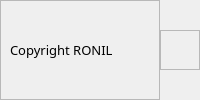
        <widget class="QWidget" name="footerContainer" native="true">
         <property name="sizePolicy">
          <sizepolicy hsizetype="Expanding" vsizetype="Preferred">
           <horstretch>0</horstretch>
           <verstretch>0</verstretch>
          </sizepolicy>
         </property>
         <layout class="QHBoxLayout" name="horizontalLayout_12">
          <property name="spacing">
           <number>0</number>
          </property>
          <property name="leftMargin">
           <number>0</number>
          </property>
          <property name="topMargin">
           <number>0</number>
          </property>
          <property name="rightMargin">
           <number>0</number>
          </property>
          <property name="bottomMargin">
           <number>0</number>
          </property>
          <item>
           <widget class="QFrame" name="frame_10">
            <property name="frameShape">
             <enum>QFrame::StyledPanel</enum>
            </property>
            <property name="frameShadow">
             <enum>QFrame::Raised</enum>
            </property>
            <layout class="QHBoxLayout" name="horizontalLayout_13">
             <item>
              <widget class="QLabel" name="label_15">
               <property name="font">
                <font>
                 <family>Swis721 Blk BT</family>
                 <pointsize>10</pointsize>
                </font>
               </property>
               <property name="text">
                <string>Copyright RONIL</string>
               </property>
              </widget>
             </item>
            </layout>
           </widget>
          </item>
          <item>
           <widget class="QFrame" name="sizeGrip">
            <property name="minimumSize">
             <size>
              <width>10</width>
              <height>10</height>
             </size>
            </property>
            <property name="maximumSize">
             <size>
              <width>40</width>
              <height>40</height>
             </size>
            </property>
            <property name="frameShape">
             <enum>QFrame::StyledPanel</enum>
            </property>
            <property name="frameShadow">
             <enum>QFrame::Raised</enum>
            </property>
           </widget>
          </item>
         </layout>
        </widget>
